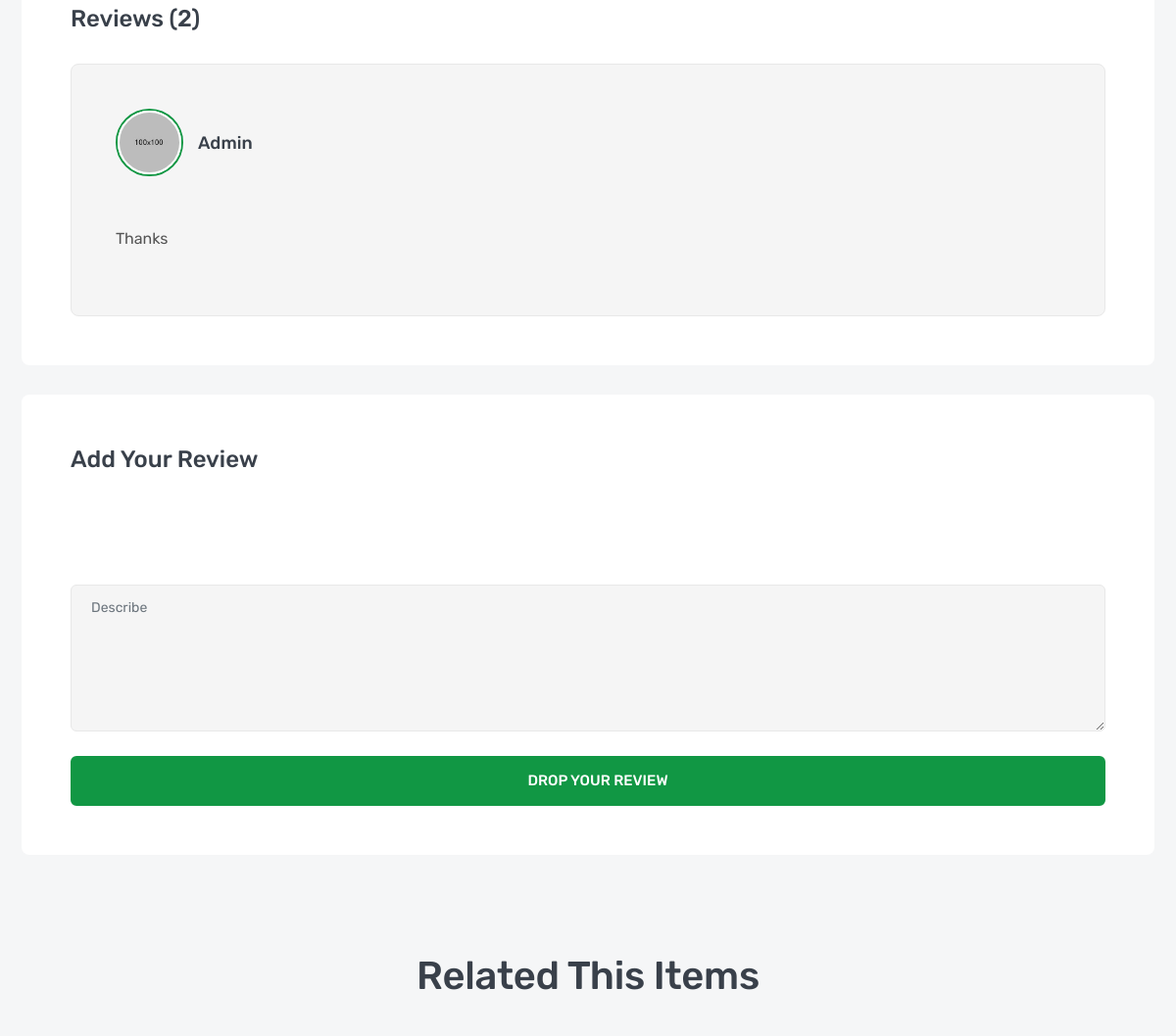
The page /products/apple-macbook (middle part) on the database as committed earlier.
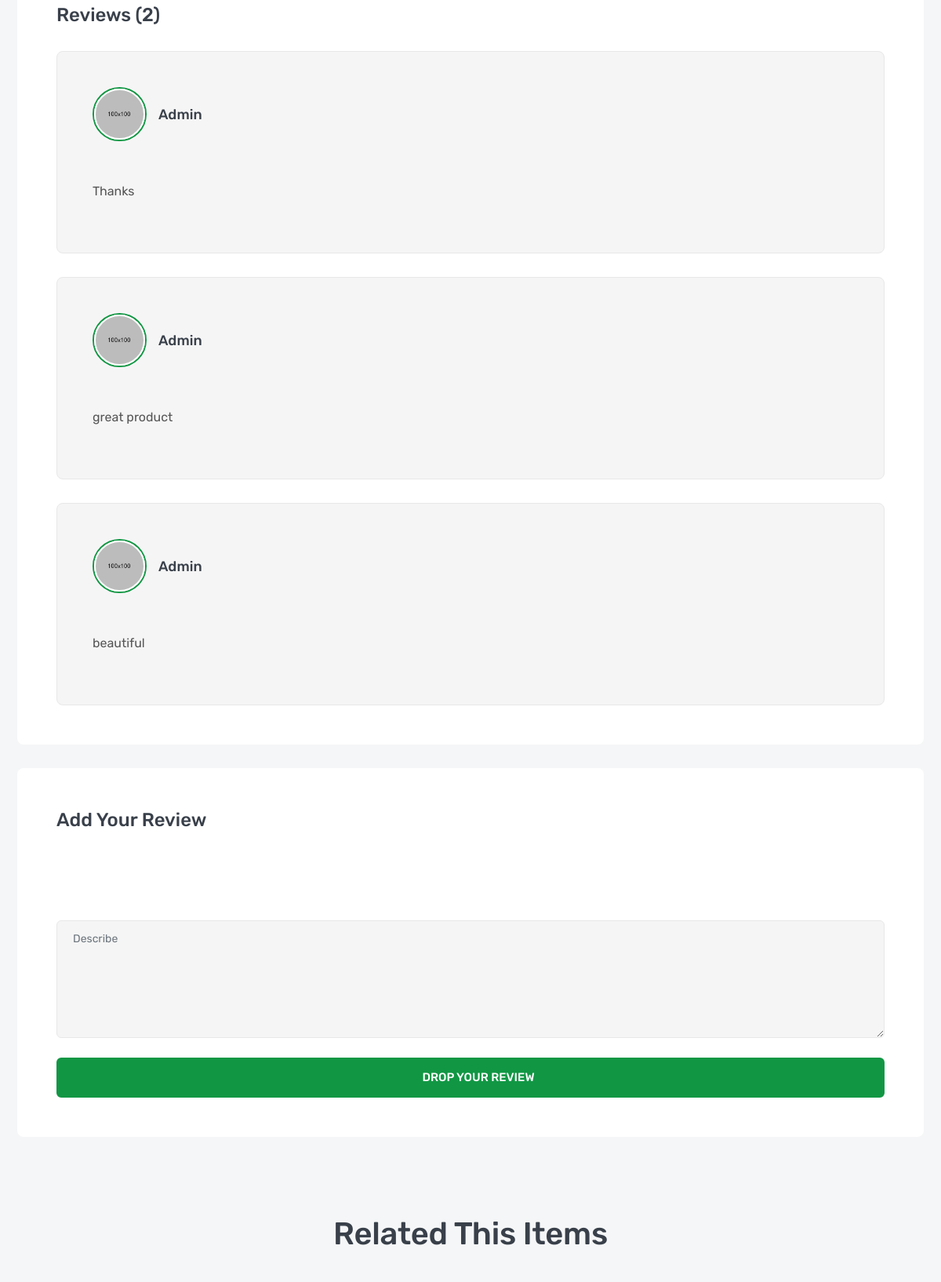
The same page on the database as committed later.
### product/models.py (models this page shows, shortened)
class ProductReview(models.Model):
    user = models.ForeignKey(User,related_name='review_author',on_delete=models.SET_NULL, null=True,blank=True)
    product = models.ForeignKey(Product,related_name='product_review', on_delete=models.CASCADE)
    rate = models.IntegerField(_('rate'))
    review = models.TextField(_('review'),max_length=400)
    data = models.DateTimeField(default=timezone.now)

### product/views.py (the view)
# urls.py: path('<slug:slug>', ProductDetail.as_view(),name='product_detail'),
class ProductDetail(DetailView):
    model = Product
    def get_context_data(self, **kwargs):
        product = self.get_object()
        context = super().get_context_data(**kwargs)
        context["related_products"] = Product.objects.filter(brand=product.brand)
        return context

### product/models.py (called while the page is built)
    def __str__(self):
        return self.name

    def __str__(self):
        return str(self.name)

### product/templates/product/product_detail.html (shortened to what this page needs)
{% extends 'base.html' %}
{% load static %}
{% block css %}
    <link rel="stylesheet" href="{% static 'en/css/product-details.css' %}">
{% endblock css %}
{% block body %}
        <section class="inner-section">
            <div class="container">
                <div class="row">
                    <div class="col-lg-12">
                        <div class="product-details-frame">
                            <h3 class="frame-title">Reviews (2)</h3>
                            <ul class="review-list">
                                {% for item in object.product_review.all  %}
                                <li class="review-item">
                                    <div class="review-media">
                                        <a class="review-avatar" href="#">
                                            <img src="images/avatar/01.jpg" alt="review">
                                        </a>
                                        <h5 class="review-meta">
                                            <a href="#">{{item.user}}</a>
                                        </h5>
                                    </div>
                                    <ul class="review-rating">
                                        <li class="icofont-ui-rating"></li>
                                        <li class="icofont-ui-rating"></li>
                                        <li class="icofont-ui-rating"></li>
                                        <li class="icofont-ui-rating"></li>
                                        <li class="icofont-ui-rate-blank"></li>
                                    </ul>
                                    <p class="review-desc">{{item.review}}</p>
                                </li>
                                {% endfor %}
                            </ul>
                        </div>
                        <div class="product-details-frame">
                            <h3 class="frame-title">add your review</h3>
                            <form class="review-form" method= "post" action = "{% url 'products:add_review' object.slug %}">
                                <div class="row">
                                    <div class="col-lg-12">
                                        <div class="star-rating">
                                            <input type="radio" name="rate" value = 5 id="star-1"><label for="star-1"></label>
                                            <input type="radio" name="rate" value = 4 id="star-2"><label for="star-2"></label>
                                            <input type="radio" name="rate" value = 3 id="star-3"><label for="star-3"></label>
                                            <input type="radio" name="rate" value = 2 id="star-4"><label for="star-4"></label>
                                            <input type="radio" name="rate" value = 1 id="star-5"><label for="star-5"></label>
                                        </div>
                                    </div>
                                    <div class="col-lg-12">
                                        <div class="form-group">
                                            <textarea class="form-control" name= "review" placeholder="Describe"></textarea>
                                        </div>
                                    </div>
                                    <div class="col-lg-12">
                                        <button class="btn btn-inline">
                                            <i class="icofont-water-drop"></i>
                                            <span>drop your review</span>
                                        </button>
                                    </div>
                                </div>
                            </form>
                        </div>
                    </div>
                </div>
            </div>
        </section>
        <section class="inner-section">
            <div class="container">
                <div class="row">
                    <div class="col">
                        <div class="section-heading">
                            <h2>related this items</h2>
                        </div>
                    </div>
                </div>
            </div>
        </section>
        {% endblock body %}

### templates/base.html (shortened to what this page needs)
{% load static %}
<!DOCTYPE html>
<html lang="en">
    <head>
        <link rel="stylesheet" href="{% static 'en/fonts/flaticon/flaticon.css' %}">
        <link rel="stylesheet" href="{% static 'en/fonts/icofont/icofont.min.css' %}">
        <link rel="stylesheet" href="{% static 'en/fonts/fontawesome/fontawesome.min.css' %}">
        <link rel="stylesheet" href="{% static 'en/vendor/venobox/venobox.min.css' %}">
        <link rel="stylesheet" href="{% static 'en/vendor/slickslider/slick.min.css' %}">
        <link rel="stylesheet" href="{% static 'en/vendor/niceselect/nice-select.min.css' %}">
        <link rel="stylesheet" href="{% static 'en/vendor/bootstrap/bootstrap.min.css' %}">
        <link rel="stylesheet" href="{% static 'en/css/main.css' %}">
        {% block css %}{% endblock css %}
    </head>
    <body>
        {% block body %}
        {% endblock body %}
    </body>
</html>

### static/en/css/product-details.css (style rules this page uses)
.product-details-frame { padding: 50px; border-radius: 8px; margin-bottom: 30px; background: var(--white); }
.product-details-frame:last-child { margin-bottom: 0px; }
.frame-title { margin-bottom: 30px; text-transform: capitalize; }
.review-item { padding: 45px 45px; border-radius: 8px; margin-bottom: 30px; background: var(--chalk); border: 1px solid var(--border); }
.review-item:last-child { margin-bottom: 0px; }
.review-media { margin-bottom: 15px; display: -webkit-box; display: -ms-flexbox; display: flex; -webkit-box-align: center; -ms-flex-align: center; align-items: center; -webkit-box-pack: start; -ms-flex-pack: start; justify-content: flex-start; }
.review-avatar { margin-right: 15px; border-radius: 50%; border: 2px solid var(--primary); }
.review-avatar img { width: 65px; border-radius: 50%; border: 2px solid var(--white); }
.review-meta { text-transform: capitalize; }
.review-meta a { color: var(--heading); text-transform: capitalize; transition: all linear .3s; -webkit-transition: all linear .3s; -moz-transition: all linear .3s; -ms-transition: all linear .3s; -o-transition: all linear .3s; }
.review-rating { margin-bottom: 10px; }
.review-rating li { font-size: 16px; margin-right: 5px; color: var(--yellow); display: inline-block; }
.review-desc { margin-bottom: 20px; }
.review-form .btn { width: 100%; padding: 12px 30px; }

Rows that differ between the two databases and show on the page:
added ProductReview: user "Admin", review "great product"
added ProductReview: user "Admin", review "beautiful"
